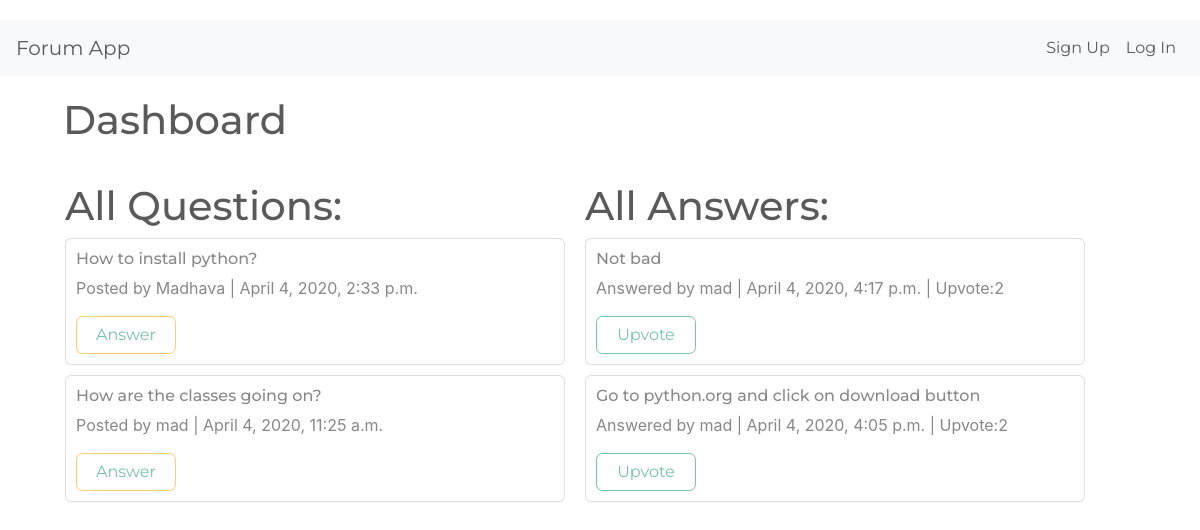
Page /dashboard/ on the earlier database version.
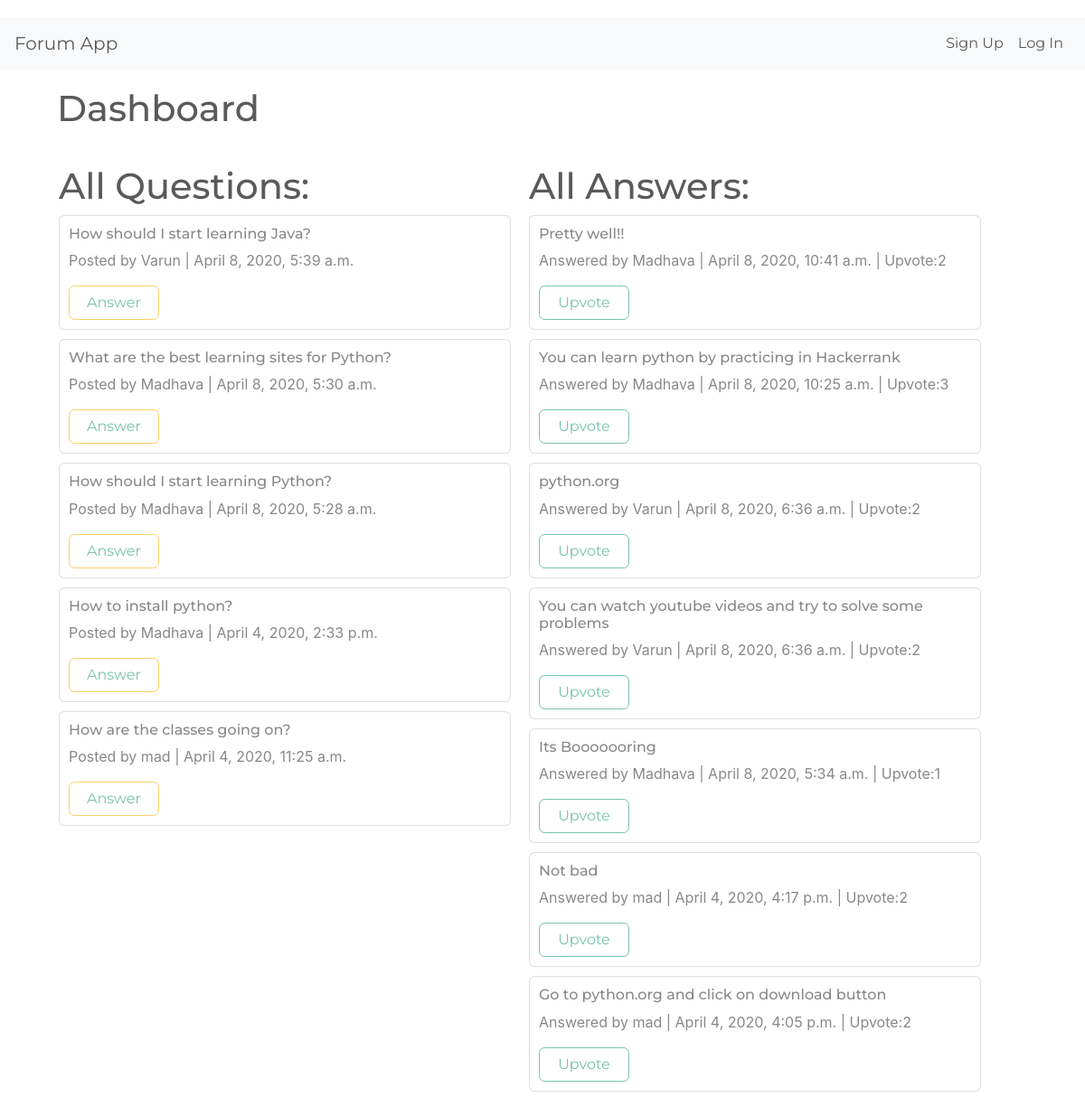
Same page on the later database version.
### forum/models.py (models this page shows)
class Question(models.Model):
    author=models.ForeignKey(User,on_delete=models.CASCADE,null=True,blank=True)
    question=models.CharField(max_length=200)
    timestamp=models.DateTimeField(auto_now=True)

class Answer(models.Model):
    answer=models.TextField()
    timestamp=models.DateTimeField(auto_now=True)
    question=models.ForeignKey(Question,on_delete=models.CASCADE,null=True,blank=True)
    author=models.ForeignKey(User,on_delete=models.CASCADE,null=True,blank=True)
    upvotes=models.IntegerField(default=1)

### forum/views.py (the view)
# urls.py: path('dashboard/',dashboard),
def dashboard(request):
    all_question=Question.objects.all().order_by("-timestamp")
    all_answer=Answer.objects.all().order_by("-timestamp")
    return render(request,"dashboard.html",{"question":all_question,"answer":all_answer})

### forum/templates/dashboard.html (shortened to what this page needs)
{% extends 'base.html' %}
{% block body %}
<h1 style="padding-right: 850px;">Dashboard</h1>
<div class="container" style="display: flex;">
    <div style="width: 500px;margin-right: 20px; margin-top: 30px;">
        <h1>All Questions:</h1>
        {% for q in question %}
            <div class="card" style="padding: 10px;margin-bottom: 10px;">
                <div style="display: flex; justify-content: space-between;">
                    <h6>{{q.question}} </h6>
                </div>
                <p>Posted by {{q.author}} | {{q.timestamp}}</p>
                <button class="btn btn-outline-warning" style="width: 100px;"><a href="/discussion/{{q.id}}/" style="text-decoration: none;">Answer</a></button>
            </div>
        {% endfor %}
    </div>
    <div style="width: 500px; margin-top: 30px;">
        <h1>All Answers:</h1>
        {% for a in answer %}
        <div  class="card" style="padding: 10px;margin-bottom: 10px;">
            <div style="display: flex;justify-content: space-between;">
            <h6>{{a.answer}}</h6>
        </div>
            <p>Answered by {{a.author}} | {{a.timestamp}} | Upvote:{{a.upvotes}}</p>
            <button class="btn btn-outline-primary" style="width: 100px;"><a href="/upvote/{{a.id}}/"style="text-decoration: none;">Upvote</a></button>
        </div>
        {% endfor %}
    </div>
</div>
{% endblock %}

### authentication/templates/base.html (shortened to what this page needs)
<!DOCTYPE html>
<html>
<head>
    <link rel="stylesheet" href="https://bootswatch.com/4/minty/bootstrap.min.css">
</head>
<body>
    <div class="container" style="min-height: 650px; display: flex;flex-direction: column;justify-content:left ;align-items: center;width: 100%;padding: 20px;">
        <nav class="navbar navbar-expand-lg navbar-light bg-light" style="width: 1200px;margin-bottom: 20px;">
                <div>
                    <a class="navbar-brand" href="/dashboard/">Forum App</a>
                </div>
            <div class="collapse navbar-collapse" id="navbarNavAltMarkup">
              <div class="navbar-nav ml-auto">
                {% if not user.is_authenticated %}
                <a class="nav-item nav-link active" href="/signup/">Sign Up</a>
                <a class="nav-item nav-link active" href="/login/">Log In</a>
                {% elif user.is_authenticated %}
                <a class="nav-item nav-link active" href="/dashboard/">Dashboard</a>
                <a class="nav-item nav-link active" href="/questions/">Question</a>
                <a class="nav-item nav-link active" href="/logout/">Log Out</a>
                {% endif %}
              </div>
            </div>
          </nav>
            {% block body %}
            {% endblock %}
        </div>
</body>
</html>

Differences in the rows shown:
added Question: question "How should I start learning Java?", author "Varun", timestamp "April 8, 2020, 5:39 a.m."
added Question: question "What are the best learning sites for Python?", author "Madhava", timestamp "April 8, 2020, 5:30 a.m."
added Question: question "How should I start learning Python?", author "Madhava", timestamp "April 8, 2020, 5:28 a.m."
added Answer: answer "Pretty well!!", author "Madhava", timestamp "April 8, 2020, 10:41 a.m.", upvotes "2"
added Answer: answer "You can learn python by practicing in Hackerrank", author "Madhava", timestamp "April 8, 2020, 10:25 a.m.", upvotes "3"
added Answer: answer "python.org", author "Varun", timestamp "April 8, 2020, 6:36 a.m.", upvotes "2"
added Answer: answer "You can watch youtube videos and try to solve some problems", author "Varun", timestamp "April 8, 2020, 6:36 a.m.", upvotes "2"
added Answer: answer "Its Booooooring", author "Madhava", timestamp "April 8, 2020, 5:34 a.m.", upvotes "1"
